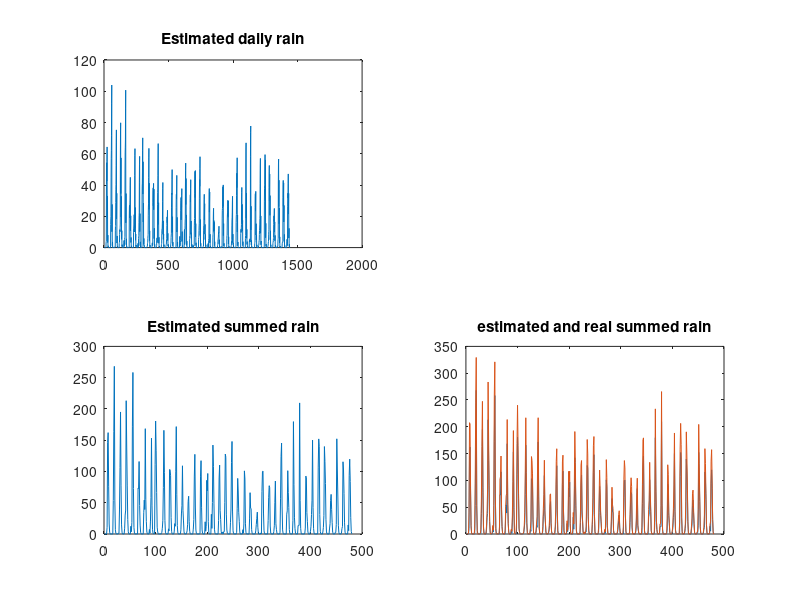

MATLAB code for this plot:
% Get data
%% Run this if you wanna simulate AR(1) data etc and try Kalman on simulated data
plott = true %Do i want plots in this cell?
realdat = 0 % this is done so that later in plots we know if we are using proj. data or sim. data
rng(0)                                         
extraN = 100;
N  = 999;
A0 = [1 -0.7];
C0 = [1];                            
e  = randn( N+extraN, 1 );
x_real  = filter( C0, A0, e );   x_real = x_real(extraN+1:end);
tt = 1:N;
y = zeros(N/3,1)
%Create measurements. 
for i = 3:3:N
    y(i/3)=x_real(i) + x_real(i-1) + x_real(i-2);
end



% Initialize a new array with space for additional points
datat = y
y = nan(1, 3 * length(y));


% Copy existing data and insert empty points
y(3:3:end) = datat;
y(2:3:end) = nan;
y(1:3:end) = nan
% figure;
% set(gcf, 'Position', [figX, figY, figSize(1), figSize(2)]);
if plott == true
    figure(1)
    subplot(211)
    plot(datat)
    title("Summed test")

    subplot(212)
    plot(x_real)
    title("AR(1) i.e. not summed - process (test)")

end
%% Let us try on real data:
load proj23.mat
realdat = 1
% We need the rain (summed over 3 data points, i.e. without nan:
rain_3 = ElGeneina.rain_org
rain_int = ElGeneina.rain
%include the nan
datat = rain_3 %The data
y = nan(1, 3 * length(rain_3));


%Copy existing data and insert empty points
y(3:3:end) = datat;
y(2:3:end) = nan;
y(1:3:end) = nan;


%%
close all
%define stuff:
y = y; %The data with nans
data = datat; %y without nans

Q = 1;  % process noise variance
R = 10;   % measurement noise variance
% state Transition Matrix
a1s = linspace(-0.999, 0.999,1000);
resids=zeros(1,length(a1s));
y_sums = zeros(length(datat),1);

% Basically doing a loop for a lot of a1-coeff, to see which one gives 
%best result when comparing sums
for i = 1:length(a1s)
    a1  = a1s(i);
    A = [-a1, 0, 0; 1, 0, 0; 0, 1, 0];
    
    % measurement Matrix
    H = [1, 1,1]; %"this is C
    
    % initial State Estimate and Covariance
    x_est = zeros(3, length(y)); % State estimates for each time step
    P = eye(3);                 % Initial state covariance, 3x3 identity matrix
    
    % process Noise Covariance Matrix
    Q_matrix = Q * eye(3);
    
    % Iterate over y
    %KALMAN FILTER - starts here
    for k = 1:length(y)
        % Prediction Step
        if k == 1 %I.e. if we 
            x_pred = zeros(3,1); % Initial prediction
        else
            x_pred = A * x_est(:, k-1);
        end
        P_pred = A * P * A' + Q_matrix;
    
        % Update Step
        if ~isnan(y(k))
            % Compute Kalman Gain
            K = P_pred * H' / (H * P_pred * H' + R);
    
            % Update state estimate and covariance
            x_est(:, k) = x_pred + K * (y(k) - H * x_pred);
            P = (eye(3) - K * H) * P_pred;
        else
            % If y(k) is NaN, use the prediction as the estimate
            x_est(:, k) = x_pred;
            P = P_pred;
        end
    end
    %Kalman filter ends here, rest is residual calc. 
    x_st = x_est(:,1:3:end);
    x_st_vec = x_st(:); % This looks about right. 
    for j = 1:length(data)
        y_sums(j) = x_st_vec(3*j) + x_st_vec(3*j-1)+ x_st_vec(3*j-2);
    end
    
    %create total mean squared errors for sums:
    resids(i) = mean((y_sums-data).^2);
    %resids_x(i) = mean((x_st_vec-x_real).^2);
end
% Output
[minValue, index] = min(resids);
fprintf('The minimum value is for a1 %d and its index is %d.\n', a1s(index), index);

%Set the a1 coeff to the "correct" a1 and rerun the kalman
a1 = a1s(index);
A = [-a1, 0, 0; 1, 0, 0; 0, 1, 0];


% Iterate over y
for k = 1:length(y)
  
    % prediction Step
    if k == 1
        x_pred = zeros(3,1); % Initial prediction
        %x_pred =[; % Initial prediction
    else
        x_pred = A * x_est(:, k-1);
    end
    P_pred = A * P * A' + Q_matrix;

    % update Step
    if ~isnan(y(k))
        % Compute Kalman Gain
        K = P_pred * H' / (H * P_pred * H' + R);

        % Update state estimate and covariance
        x_est(:, k) = x_pred + K * (y(k) - H * x_pred);
        P = (eye(3) - K * H) * P_pred;
    else
        % If y(k) is NaN, use the prediction as the estimate
        x_est(:, k) = x_pred;
        P = P_pred;
    end
end


%% plot results
%Should I Include the 1st column x_est?? It is just [0 0 0]' so it is not a
%good value. And it shifts everything for the worse. 

x_st = x_est(:,3:3:end); % Take every third state (becuase we only have measurements on every third iteration
x_st1 = x_est(:,1:3:end)
x_st2 = x_est(:,3:3:end)
x_st_vec = x_st(:); % This looks about right. 
if realdat==1 %this creates sum for the interpolated rain, to compare with if we are using the project data.
    rain_int_sum = zeros(1, length(rain_int)/3)
end
% create sums
y_sums=zeros(length(datat),1)
for i = 1:length(datat)
    y_sums(i) = x_st_vec(3*i) + x_st_vec(3*i-1)+ x_st_vec(3*i-2);
    if realdat==1 %This only runs if we are using project data
         rain_int_sum(i) = rain_int(3*i) + rain_int(3*i-1)+ rain_int(3*i-2);
    end
end


%Create plots:
subplot(221) 
plot(x_st_vec)
title("Estimated daily rain")
hold on
%subplot(222)
if realdat == 0
    plot(x_real)
    title("Actual daily rain")
end
hold off
subplot(223)

plot(y_sums)
title("Estimated summed rain")
subplot(224)
plot(datat)
title("Actual summed rain")

%% Compare the sums in same graph
if realdat == 1
    y_sum_compare = rain_int_sum/3
elseif realdat == 0
    y_sum_compare = datat
end
figure(1)
plot( y_sums )
hold on
plot(y_sum_compare)
title("estimated and real summed rain")
hold off

rain=x_st_vec
